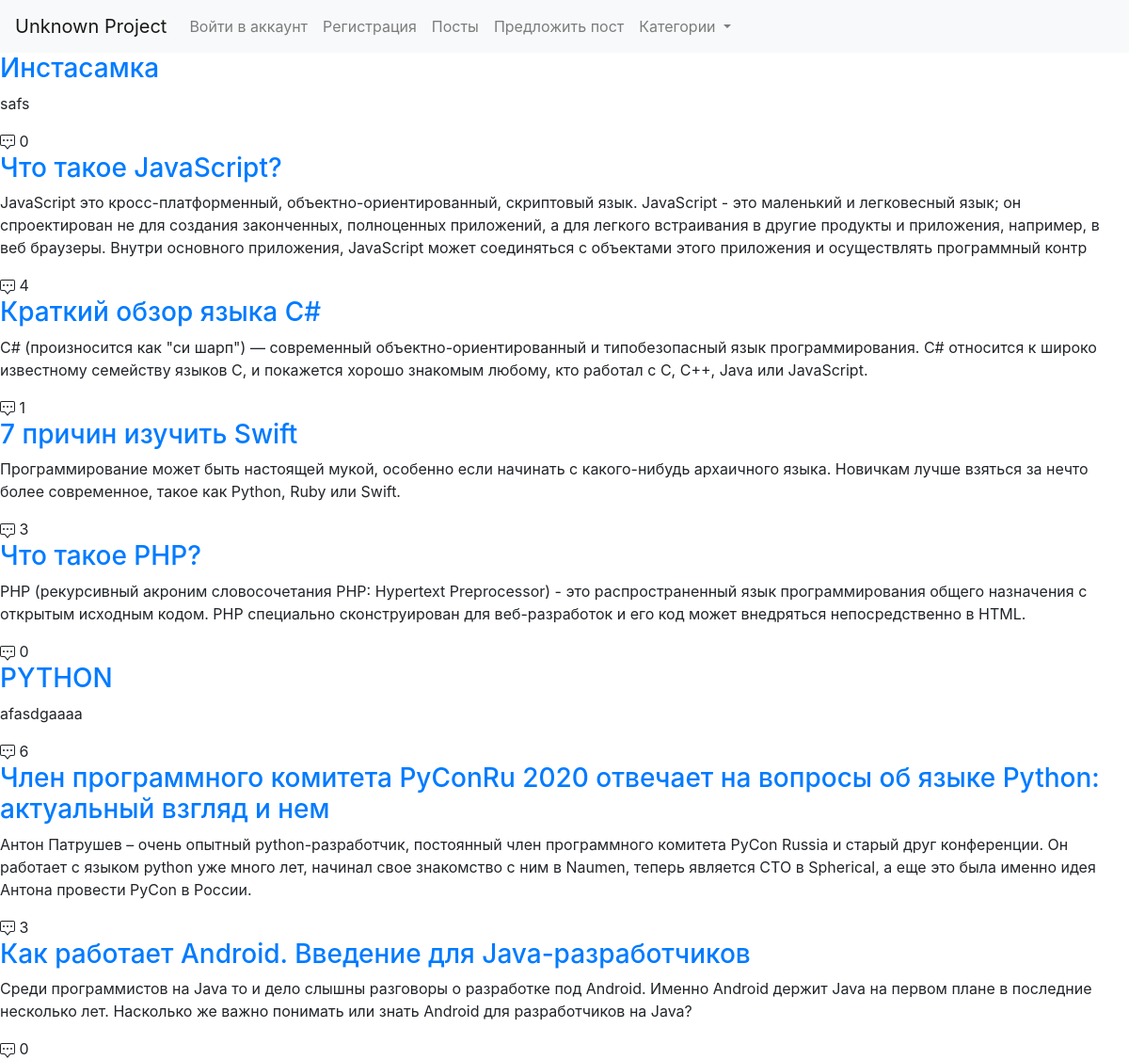
The app's page /posts/, older data.
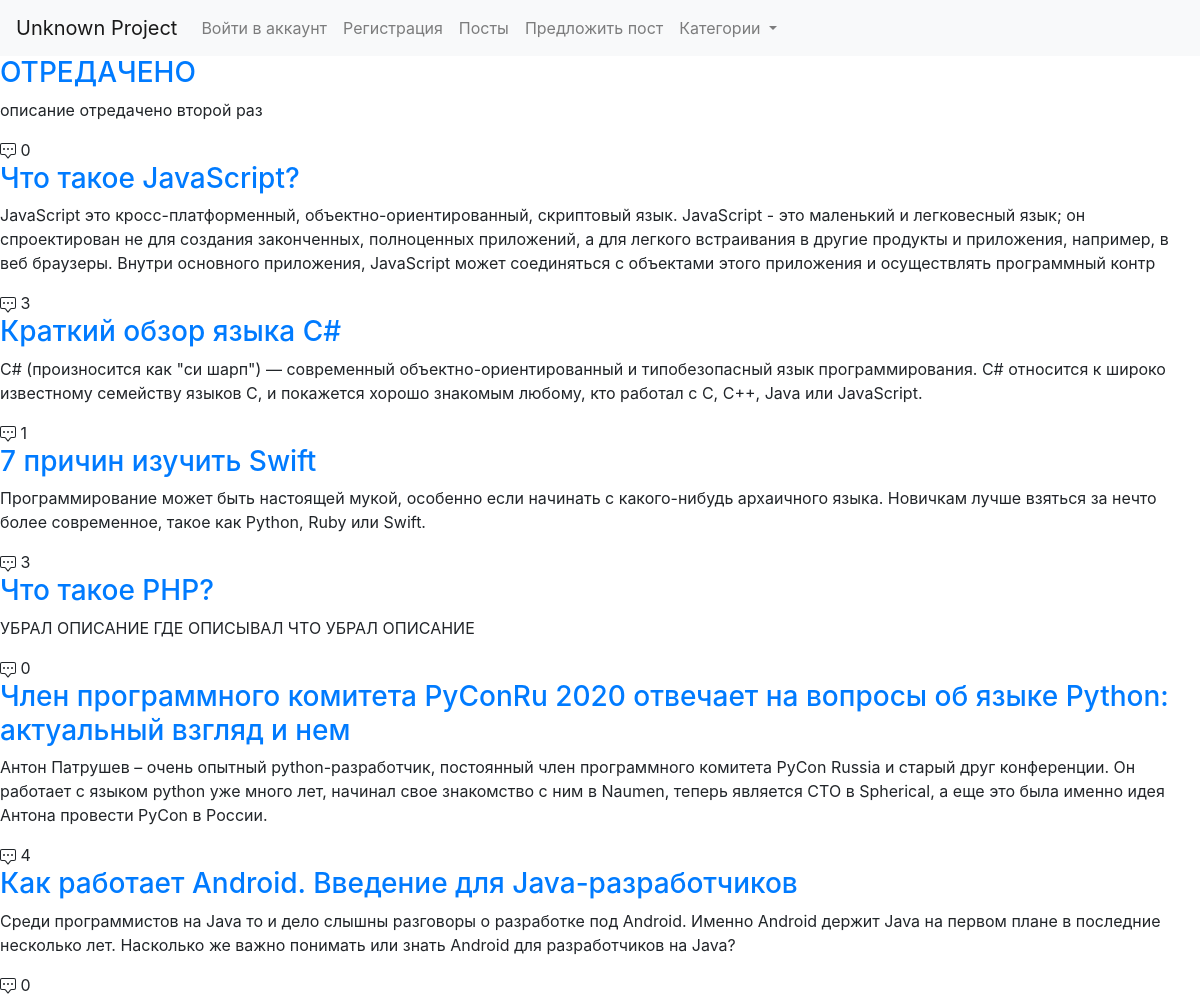
The same page, newer data.
### blog/models.py (models this page shows, shortened)
class Post(models.Model):
    author = models.ForeignKey(
        User,
        verbose_name='Author',
        on_delete=models.SET_NULL,
        null=True,
        blank=True
    )
    title = models.CharField('Title', max_length=100)
    slug = models.SlugField('Url', max_length=100, unique=True)
    description = models.TextField('Description', max_length=400)
    text = models.TextField('Text')
    category = models.ForeignKey(
        Category,
        verbose_name="Category",
        on_delete=models.CASCADE,
        null=True
    )
    created_date = models.DateTimeField("Created_date", auto_now_add=True)
    edit_date = models.DateTimeField(
        "Edit date",
        default=timezone.now,
        blank=True,
        null=True
    )
    template = models.CharField("template", max_length=500, default="blog_t/post_detail.html")
    to_display = models.BooleanField('To display?', default=True)
    for_auth = models.BooleanField('For authorized?', default=False)
    sort = models.PositiveIntegerField('Sort', default=0)
    class Meta:
        verbose_name = 'Post'
        verbose_name_plural = 'Posts'
        ordering = ["sort", "-created_date"]
    def get_comments_count(self):
        return self.comments.count()

### blog/views.py (the view)
# urls.py: path('posts/', views.PostList.as_view(), name='post_list'),
class PostList(ListView):
    model = Post
    template_name = 'blog_t/post_list.html'
    def get_queryset(self):
        return self.model.objects.filter(to_display=True)

### blog/models.py (called while the page is built)
    def get_absolute_url(self):
        return reverse('category_detail', kwargs={'category_slug': self.slug})

### blog/templatetags/blog_tag.py (called while the page is built)
@register.simple_tag()
def categories_navbar(count=None):
    from blog.models import Category
    categories = Category.objects.filter(to_display=True).order_by('-name')
    if count is not None:
        categories = categories[:count]
        return categories

@register.simple_tag()
def get_categories():
    from blog.models import Category
    return Category.objects.filter(to_display=True).order_by('-name')

### templates/blog_t/post_list.html (shortened to what this page needs)
{% extends 'blog_t/base.html' %}
{% block content %}
    {% for post_l in post_list %}
        <h3><a href="{{ post_l.slug }}">{{ post_l.title }}</a></h3>
        <p>{{ post_l.description }}</p>
     {{ post_l.get_comments_count }}
    {% endfor %}
{% endblock %}

### templates/blog_t/base.html (shortened to what this page needs)
<!DOCTYPE html>
<html lang="en">
<head>
    <link rel="stylesheet" href="https://stackpath.bootstrapcdn.com/bootstrap/4.4.1/css/bootstrap.min.css"
>
    {% load blog_tag %}
    {% categories_navbar count=4 as categories_nav %}
    {% get_categories as categories %}
</head>
<body>
<nav class="navbar navbar-expand-lg navbar-light bg-light">
  <a class="navbar-brand" href="{% url 'main_list' %}">Unknown Project</a>
  <div class="collapse navbar-collapse" id="navbarNavDropdown">
    <ul class="navbar-nav">
        {% if user.is_authenticated %}
            {{ user.username }}
            <li class="nav-item ">
                <a class="nav-link" href="{% url 'account_logout' %}">Выйти из аккуант<span class="sr-only">(current)</span></a>
            </li>
        {% else %}
             <li class="nav-item ">
                <a class="nav-link" href="{% url 'account_login' %}">Войти в аккаунт<span class="sr-only">(current)</span></a>
            </li>
            <li class="nav-item ">
                <a class="nav-link" href="{% url 'account_signup' %}">Регистрация<span class="sr-only">(current)</span></a>
            </li>
        {% endif %}
        <li class="nav-item">
            <a class="nav-link" href="{% url 'post_list' %}">Посты</a>
        </li>
        <li class="nav-item">
        <a class="nav-link" href={% url 'post_creation' %}>Предложить пост</a>
         </li>
      <li class="nav-item dropdown">
        <a class="nav-link dropdown-toggle" href="#" id="navbarDropdownMenuLink" role="button"
           data-toggle="dropdown" aria-haspopup="true" aria-expanded="false"> Категории
        </a>
      </li>
    </ul>
  </div>
</nav>
{% block content %}{% endblock %}
</body>
</html>

Row changes from the older to the newer data that the page shows:
removed Post: title "Инстасамка", description "safs", get_comments_count "0"
removed Post: title "PYTHON", description "afasdgaaaa", get_comments_count "6"
added Post: title "ОТРЕДАЧЕНО", description "описание отредачено второй раз", get_comments_count "0"
changed Post "Что такое JavaScript?": get_comments_count "4" → "3"
changed Post "Что такое PHP?": description "PHP (рекурсивный акроним словосочетания PHP: Hypertext Preprocessor) - это распространенный язык программирования общего назначения с открытым исходным кодом. PHP специально сконструирован для веб-разработок и его код может внедряться непосредственно в HTML." → "УБРАЛ ОПИСАНИЕ ГДЕ ОПИСЫВАЛ ЧТО УБРАЛ ОПИСАНИЕ"
computed for Post (number 6 of 7 on the later page): get_comments_count "3" → "4"
